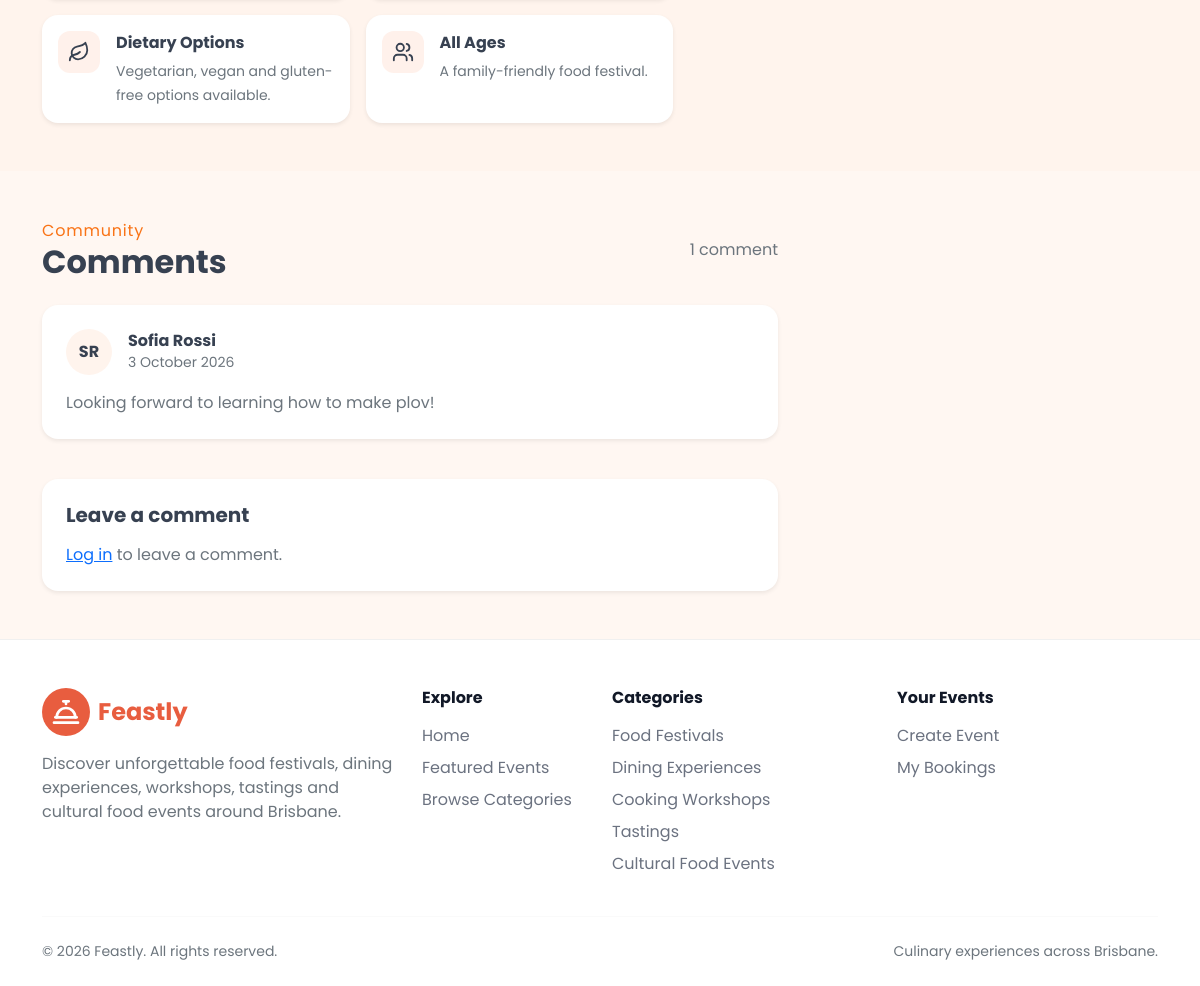
Before: /events/1 (lower part) with the older database file.
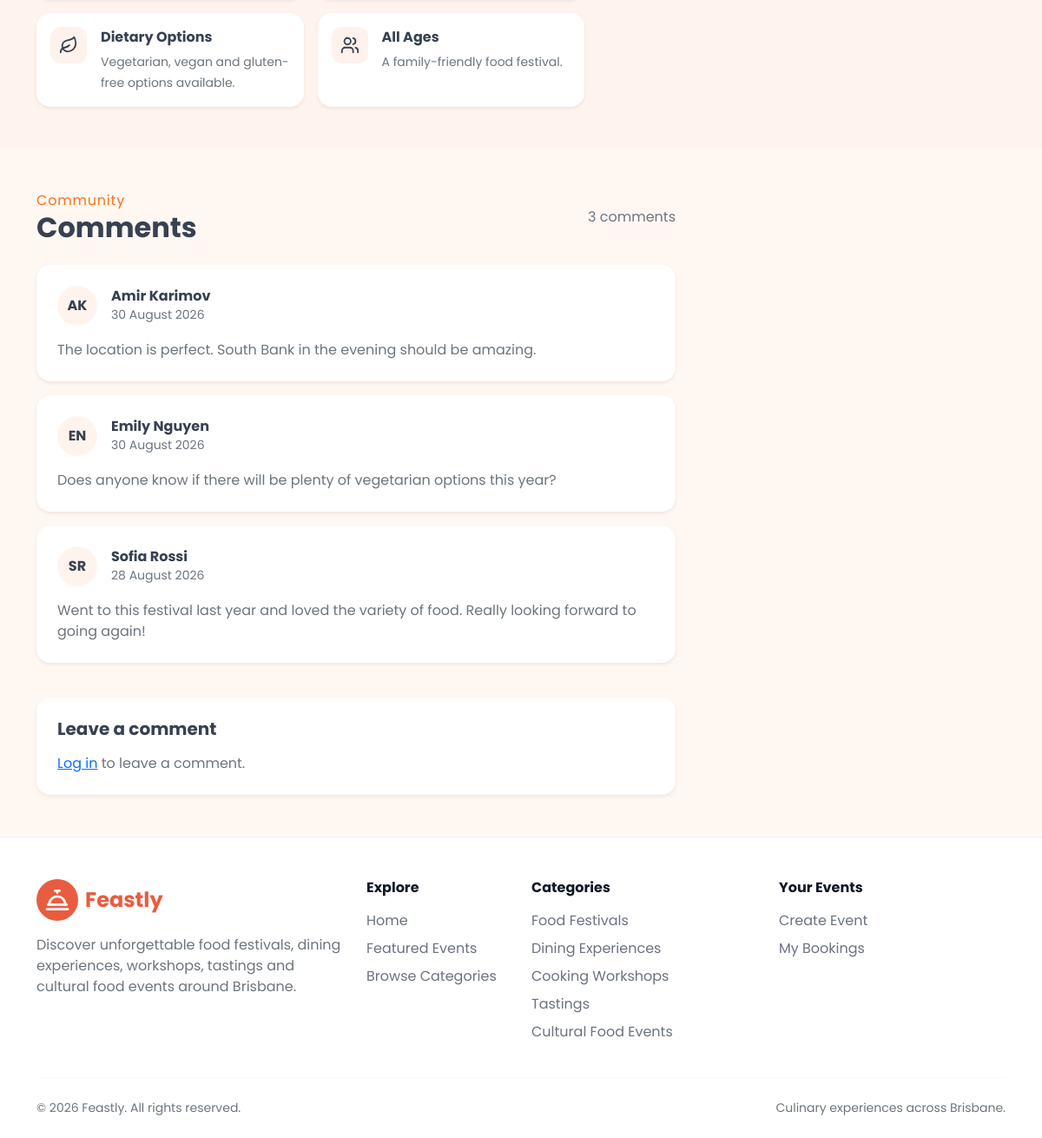
After: the same page with the newer database file.
### app/models.py (models this page shows)
class Comment(db.Model):
    id = db.Column(db.Integer, primary_key=True)
    user_id = db.Column(
        db.Integer,
        db.ForeignKey('user.id'),
        nullable=False
    )
    event_id = db.Column(
        db.Integer,
        db.ForeignKey('event.id'),
        nullable=False
    )
    text = db.Column(db.Text, nullable=False)
    comment_date = db.Column(
        db.DateTime,
        nullable=False,
        default=datetime.utcnow
    )
    user = db.relationship(
        'User',
        back_populates='comments'
    )
    event = db.relationship(
        'Event',
        back_populates='comments'
    )

class User(db.Model, UserMixin):
    id = db.Column(db.Integer, primary_key=True)
    first_name = db.Column(db.String(100), nullable=False)
    surname = db.Column(db.String(100), nullable=False)
    email = db.Column(
        db.String(254),
        nullable=False,
        unique=True
    )
    password_hash = db.Column(db.String(255), nullable=False)
    phone = db.Column(db.String(30), nullable=False)
    address = db.Column(db.String(255), nullable=False)
    events = db.relationship(
        'Event',
        back_populates='creator'
    )
    bookings = db.relationship(
        'Booking',
        back_populates='user'
    )
    comments = db.relationship(
        'Comment',
        back_populates='user'
    )

### app/main/views.py (the view)
@main_bp.route('/events/<int:event_id>')
def event_detail(event_id):
    event = get_event_by_id(event_id)
    if event is None:
        abort(404)
    tickets_remaining = get_tickets_remaining(event)
    return render_template(
        'event-details.html',
        event=event,
        tickets_remaining=tickets_remaining,
        max_quantity=min(MAX_TICKETS_PER_BOOKING, tickets_remaining),
        booking_form=BookingForm(),
        comment_form=CommentForm()
    )

### app/services.py (called while the page is built)
def get_event_by_id(event_id):
    return db.session.get(Event, event_id)

def get_tickets_sold(event):
    return sum(
        booking.quantity
        for booking in event.bookings
    )

def get_tickets_remaining(event):
    return event.capacity - get_tickets_sold(event)

### app/templates/event-details.html (shortened to what this page needs)
{% extends "base.html" %}
{% from "macros.html" import status_badge %}
{% block content %}
<section class="py-5">
  <div class="container-xl">
    <div class="row g-5 align-items-stretch">
      <div class="col-lg-7 d-flex">
        <div class="w-100 h-100">
          <div class="row g-3">
            <div class="col-sm-6">
              <div class="bg-white rounded-4 p-3 h-100 shadow-sm">
                <div class="d-flex align-items-start gap-3">
                  <span class="feature-icon d-flex align-items-center justify-content-center flex-shrink-0">
                  </span>
                  <div>
                    <strong class="d-block mb-1">Dietary Options</strong>
                    <span class="text-secondary small">
                      Vegetarian, vegan and gluten-free options available.
                    </span>
                  </div>
                </div>
              </div>
            </div>
            <div class="col-sm-6">
              <div class="bg-white rounded-4 p-3 h-100 shadow-sm">
                <div class="d-flex align-items-start gap-3">
                  <span class="feature-icon d-flex align-items-center justify-content-center flex-shrink-0">
                  </span>
                  <div>
                    <strong class="d-block mb-1">All Ages</strong>
                    <span class="text-secondary small">
                      A family-friendly food festival.
                    </span>
                  </div>
                </div>
              </div>
            </div>
          </div>
        </div>
      </div>
    </div>
  </div>
</section>
<section id="comments" class="comments-section py-5">
  <div class="container-xl">
    <div class="row">
      <div class="col-lg-8">
        <div class="d-flex justify-content-between align-items-center mb-4">
          <div>
            <span class="featured-category">Community</span>
            <h2 class="fw-bold mb-0">Comments</h2>
          </div>
          <span class="text-secondary">{{ event.comments | length }} comment{{ '' if event.comments | length == 1 else
            's' }}</span>
        </div>
        <div class="d-flex flex-column gap-3">
          {% for comment in event.comments | sort(attribute='comment_date', reverse=True) %}
          <article class="comment-card bg-white rounded-4 p-4 shadow-sm">
            <div class="d-flex align-items-center gap-3 mb-3">
              <div class="comment-avatar rounded-circle d-flex align-items-center justify-content-center fw-bold">
                {{ comment.user.first_name[0] }}{{ comment.user.surname[0] }}
              </div>
              <div>
                <h3 class="h6 fw-bold mb-0">{{ comment.user.first_name }} {{ comment.user.surname }}</h3>
                <span class="small text-secondary">{{ comment.comment_date.day }} {{ comment.comment_date.strftime('%B
                  %Y') }}</span>
              </div>
            </div>
            <p class="text-secondary mb-0">
              {{ comment.text }}
            </p>
          </article>
          {% else %}
          <p class="text-secondary">No comments yet.</p>
          {% endfor %}
          <div class="bg-white rounded-4 shadow-sm p-4 mt-4">
            <h3 class="h5 fw-bold mb-3">Leave a comment</h3>
            {% if current_user.is_authenticated %}
            <form method="post" action="{{ url_for('main.comment_event', event_id=event.id) }}">
              {{ comment_form.hidden_tag() }}
              <div class="mb-3">
                {{ comment_form.text.label(class="form-label") }}
                {{ comment_form.text(class="form-control", rows=4, placeholder="Write your comment here...") }}
              </div>
              {{ comment_form.submit(class="btn feastly-btn px-4") }}
            </form>
            {% else %}
            <p class="text-secondary mb-0">
              <a href="{{ url_for('auth.login', next=request.path) }}"> Log in</a> to leave a comment.
            </p>
            {% endif %}
          </div>
        </div>
      </div>
    </div>
</section>
{% endblock content %}

### app/templates/base.html (shortened to what this page needs)
<!doctype html>
<html lang="en">
<head>
    <link href="https://cdn.jsdelivr.net/npm/bootstrap@5.3.8/dist/css/bootstrap.min.css" rel="stylesheet"
 />
    <link rel="stylesheet" href="{{ url_for('static', filename='style/style.css') }}" />
</head>
<body>
    <main>
        {% block content %}{% endblock %}
    </main>
    <footer class="page-footer pt-5 pb-4">
        <div class="container-xl">
            <div class="row g-4">
                <div class="col-lg-4 col-md-6">
                    <a href="index.html" class="d-inline-flex align-items-center gap-2 text-decoration-none mb-3">
                        <span class="logo-icon d-flex justify-content-center align-items-center rounded-circle">
                        </span>
                        <span class="logo-text fw-bold fs-4">Feastly</span>
                    </a>
                    <p class="text-secondary mb-0">
                        Discover unforgettable food festivals, dining experiences,
                        workshops, tastings and cultural food events around Brisbane.
                    </p>
                </div>
                <div class="col-6 col-md-3 col-lg-2">
                    <h3 class="h6 fw-bold mb-3">Explore</h3>
                    <ul class="list-unstyled d-flex flex-column gap-2">
                        <li>
                            <a href="index.html" class="footer-link text-decoration-none">
                                Home
                            </a>
                        </li>
                        <li>
                            <a href="#featured" class="footer-link text-decoration-none">
                                Featured Events
                            </a>
                        </li>
                        <li>
                            <a href="#categories" class="footer-link text-decoration-none">
                                Browse Categories
                            </a>
                        </li>
                    </ul>
                </div>
                <div class="col-6 col-md-3 col-lg-3">
                    <h3 class="h6 fw-bold mb-3">Categories</h3>
                    <ul class="list-unstyled d-flex flex-column gap-2">
                        <li>
                            <a href="#food-festivals" class="footer-link text-decoration-none">
                                Food Festivals
                            </a>
                        </li>
                        <li>
                            <a href="#dining-experiences" class="footer-link text-decoration-none">
                                Dining Experiences
                            </a>
                        </li>
                        <li>
                            <a href="#cooking-workshops" class="footer-link text-decoration-none">
                                Cooking Workshops
                            </a>
                        </li>
                        <li>
                            <a href="#tastings" class="footer-link text-decoration-none">
                                Tastings
                            </a>
                        </li>
                        <li>
                            <a href="#cultural-food-events" class="footer-link text-decoration-none">
                                Cultural Food Events
                            </a>
                        </li>
                    </ul>
                </div>
                <div class="col-md-6 col-lg-3">
                    <h3 class="h6 fw-bold mb-3">Your Events</h3>
                    <ul class="list-unstyled d-flex flex-column gap-2">
                        <li>
                            <a href="create-event.html" class="footer-link text-decoration-none">
                                Create Event
                            </a>
                        </li>
                        <li>
                            <a href="booking-history.html" class="footer-link text-decoration-none">
                                My Bookings
                            </a>
                        </li>
                    </ul>
                </div>
            </div>
            <hr class="my-4" />
            <div class="d-flex flex-column flex-md-row justify-content-between align-items-center gap-2">
                <p class="mb-0 small text-secondary">
                    &copy; 2026 Feastly. All rights reserved.
                </p>
                <p class="mb-0 small text-secondary">
                    Culinary experiences across Brisbane.
                </p>
            </div>
        </div>
    </footer>
</body>
</html>

### app/static/style/style.css (style rules this page uses)
:root { --feastly-orange: #e85d3f; --feastly-orange-light: #f66a3f; --feastly-gold: #f49e3c; --feastly-red: #fc4545; --feastly-cream: #fff4ed; --feastly-cream-light: #fffdf7; --feastly-text: #374151; --feastly-dark: #111827; --feastly-muted: #9ca3af; }
html, body { overflow-x: clip; }
body { margin: 0; background-color: var(--feastly-cream); font-family: "Poppins", sans-serif; color: var(--feastly-text); }
.logo-icon { width: 48px; height: 48px; background-color: var(--feastly-orange); }
.logo-icon svg { width: 32px; height: 32px; color: #ffffff; }
.logo-text { color: var(--feastly-orange); }
.featured-category { color: #f97316; letter-spacing: 0.05em; }
.feature-icon { width: 42px; height: 42px; border-radius: 12px; background-color: #fff1eb; }
.feature-icon svg { width: 22px; height: 22px; }
.comments-section { background: rgba(255, 255, 255, 0.25); }
.comment-avatar { width: 46px; height: 46px; flex-shrink: 0; background: var(--feastly-cream); }
.page-footer { background-color: #ffffff; color: var(--feastly-text); border-top: 1px solid rgba(0, 0, 0, 0.06); }
.page-footer h3 { color: var(--feastly-dark); }
.footer-link { color: #6b7280; transition: color 0.2s ease; }
.page-footer hr { border-color: rgba(0, 0, 0, 0.08); }

Changed rows visible on the page:
added Comment: user "A", user "K", user.first_name "Amir", user.surname "Karimov", comment_date.day "30", comment_date "August 2026", text "The location is perfect. South Bank in the evening should be amazing."
added Comment: user "E", user "N", user.first_name "Emily", user.surname "Nguyen", comment_date.day "30", comment_date "August 2026", text "Does anyone know if there will be plenty of vegetarian options this year?"
changed Comment "Sofia": comment_date.day "3" → "28"; comment_date "October 2026" → "August 2026"; text "Looking forward to learning how to make plov!" → "Went to this festival last year and loved the variety of food. Really looking forward to going again!"
Other visible differences:
{{ event.comments | length }}: "1" → "3"
{{ '' if event.comments | length == 1 else
            's' }}: (not shown) → "s"
